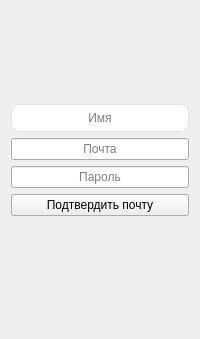
      <widget class="QWidget" name="page_5">
       <layout class="QVBoxLayout" name="verticalLayout_6">
        <item>
         <spacer name="verticalSpacer_13">
          <property name="orientation">
           <enum>Qt::Vertical</enum>
          </property>
          <property name="sizeHint" stdset="0">
           <size>
            <width>20</width>
            <height>93</height>
           </size>
          </property>
         </spacer>
        </item>
        <item>
         <layout class="QVBoxLayout" name="verticalLayout_5">
          <item>
           <layout class="QHBoxLayout" name="horizontalLayout_23"/>
          </item>
          <item>
           <widget class="QLineEdit" name="lineEdit">
            <property name="minimumSize">
             <size>
              <width>0</width>
              <height>0</height>
             </size>
            </property>
            <property name="styleSheet">
             <string notr="true">selection-color: rgb(255, 255, 255);
QLabel#subheading {
  color: #0f1925;
  font-size: 12px;
  font-weight: normal;
  margin-bottom: 10px;
}
QLineEdit {
  border-radius: 8px;
  border: 1px solid #e0e4e7;
  padding: 5px 15px;
}</string>
            </property>
            <property name="text">
             <string/>
            </property>
            <property name="alignment">
             <set>Qt::AlignCenter</set>
            </property>
            <property name="placeholderText">
             <string>Имя</string>
            </property>
           </widget>
          </item>
         </layout>
        </item>
        <item>
         <layout class="QHBoxLayout" name="horizontalLayout_3">
          <item>
           <widget class="QLineEdit" name="lineEdit_4">
            <property name="text">
             <string/>
            </property>
            <property name="alignment">
             <set>Qt::AlignCenter</set>
            </property>
            <property name="placeholderText">
             <string>Почта</string>
            </property>
           </widget>
          </item>
         </layout>
        </item>
        <item>
         <layout class="QHBoxLayout" name="horizontalLayout_4">
          <item>
           <widget class="QLineEdit" name="lineEdit_5">
            <property name="text">
             <string/>
            </property>
            <property name="alignment">
             <set>Qt::AlignCenter</set>
            </property>
            <property name="placeholderText">
             <string>Пароль</string>
            </property>
           </widget>
          </item>
         </layout>
        </item>
        <item>
         <widget class="QPushButton" name="pushButton_8">
          <property name="text">
           <string>Подтвердить почту</string>
          </property>
         </widget>
        </item>
        <item>
         <widget class="QLabel" name="label_5">
          <property name="text">
           <string/>
          </property>
          <property name="alignment">
           <set>Qt::AlignHCenter|Qt::AlignTop</set>
          </property>
          <property name="wordWrap">
           <bool>true</bool>
          </property>
         </widget>
        </item>
        <item>
         <spacer name="verticalSpacer_12">
          <property name="orientation">
           <enum>Qt::Vertical</enum>
          </property>
          <property name="sizeHint" stdset="0">
           <size>
            <width>20</width>
            <height>92</height>
           </size>
          </property>
         </spacer>
        </item>
       </layout>
      </widget>
